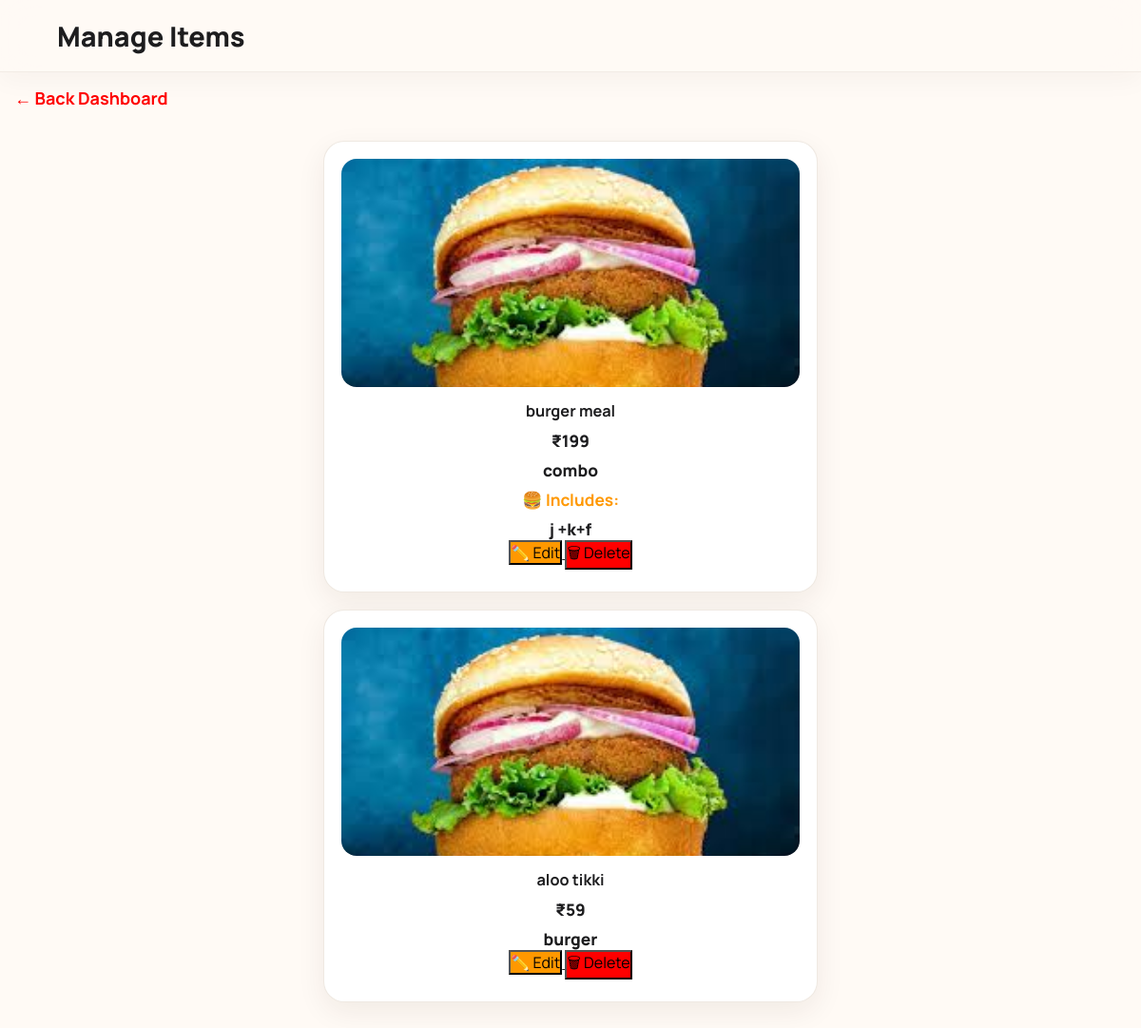
/manage-items (signed in), run on the app's committed database.
### tables this page shows
CREATE TABLE menu_items (

        id INTEGER PRIMARY KEY AUTOINCREMENT,

        name TEXT NOT NULL,

        price INTEGER NOT NULL,

        image TEXT NOT NULL,

        category TEXT NOT NULL
    , combo_contents TEXT);

### app.py (the view)
@app.route(
    '/manage-items'
)
def manage_items():
    if not session.get(
        'admin_logged_in'
    ):
        return redirect(
            url_for('admin')
        )
    items = get_all_items()
    return render_template(
        'manage_items.html',
        items=items
    )

### app.py (called while the page is built)
def get_all_items():
    conn = sqlite3.connect(
        "database/menu.db"
    )
    conn.row_factory = sqlite3.Row
    cursor = conn.cursor()
    cursor.execute(
        """
        SELECT *
        FROM menu_items
        ORDER BY id DESC
        """
    )
    items = cursor.fetchall()
    conn.close()
    return items

### templates/manage_items.html (shortened to what this page needs)
<!DOCTYPE html>
<html lang="en">
<head>
    <link rel="stylesheet"
          href="{{ url_for('static',
          filename='css/style.css') }}">
</head>
<body>
<header class="header">
    <h1>Manage Items</h1>
</header>
<div style="padding:15px;">
    <a href="/admin-dashboard"
       style="
       text-decoration:none;
       color:red;
       font-size:18px;
       font-weight:bold;">
       ← Back Dashboard
    </a>
</div>
<section>
{% for item in items %}
<div class="food-card">
    <img
    src="{{ url_for(
    'static',
    filename='uploads/' + item.image
    ) }}"
    alt="{{ item.name }}">
    <h3>
        {{ item.name }}
    </h3>
    <p>
        ₹{{ item.price }}
    </p>
    <p>
    {{ item.category }}
    </p>
    {% if item.combo_contents %}
    <p style="
    color:#ff9800;
    font-weight:bold;">
    🍔 Includes:
    </p>
    <p>
    {{ item.combo_contents }}
    </p>
    {% endif %}
    <a href="/edit-item/{{ item.id }}">
        <button
        style="
        background:#ff9800;
        margin-bottom:10px;">
            ✏️ Edit
        </button>
    </a>
    <a href="/delete-item/{{ item.id }}">
        <button
        style="
        background:red;">
            🗑 Delete
        </button>
    </a>
</div>
{% endfor %}
</section>
</body>
</html>

### static/css/style.css (style rules this page uses)
:root { --orange: #ff5a1f; --orange-dark: #e63f0b; --orange-light: #fff0e8; --gold: #ffb800; --ink: #1d1d1f; --muted: #6f6f75; --cream: #fffaf5; --white: #ffffff; --green: #149447; --line: #eee7df; --shadow-sm: 0 8px 24px rgba(50, 35, 25, 0.08); --shadow-md: 0 18px 45px rgba(50, 35, 25, 0.12); --shadow-orange: 0 14px 30px rgba(255, 90, 31, 0.25); --radius-sm: 14px; --radius-md: 22px; --radius-lg: 32px; }
* { margin: 0; padding: 0; box-sizing: border-box; }
html { scroll-behavior: smooth; }
body { min-height: 100vh; background: var(--cream); color: var(--ink); font-family: "Manrope", Arial, sans-serif; -webkit-font-smoothing: antialiased; }
a { color: inherit; }
img { display: block; max-width: 100%; }
button, input, textarea { font: inherit; }
button, a { -webkit-tap-highlight-color: transparent; }
.header { position: sticky; top: 0; z-index: 1000; display: flex; align-items: center; justify-content: space-between; min-height: 76px; padding: 14px clamp(18px, 5vw, 72px); background: rgba(255, 250, 245, 0.86); border-bottom: 1px solid rgba(238, 231, 223, 0.75); box-shadow: 0 8px 28px rgba(40, 25, 15, 0.04); backdrop-filter: blur(18px); -webkit-backdrop-filter: blur(18px); }
.header > h1 { font-size: clamp(1.35rem, 3vw, 1.8rem); font-weight: 800; }
.food-card { position: relative; overflow: hidden; background: var(--white); border: 1px solid rgba(238, 231, 223, 0.9); border-radius: var(--radius-md); box-shadow: 0 10px 30px rgba(55, 35, 20, 0.07); transition: transform 0.3s ease, box-shadow 0.3s ease, border-color 0.3s ease; }
.food-image img, .food-card > img { width: 100%; height: 100%; object-fit: cover; transition: transform 0.5s ease; }
.food-card h3 { min-height: 45px; font-size: 1.02rem; line-height: 1.4; }
.food-card .food-price, .food-card > p { margin-top: 8px; color: var(--ink); font-size: 1.08rem; font-weight: 800; }
body:not(.home-page):not(.menu-page) { padding-bottom: 40px; }
body:not(.home-page):not(.menu-page) .food-card { max-width: 520px; margin: 18px auto; padding: 18px; text-align: center; }
body:not(.home-page):not(.menu-page) .food-card > img { height: 240px; border-radius: 16px; }
body:not(.home-page):not(.menu-page) .food-card h3 { min-height: 0; margin-top: 14px; }

### data on the page
menu_items: image (picture), name "burger meal", price "199", category "combo", combo_contents "j +k+f"
menu_items: image (picture), name "aloo tikki", price "59", category "burger"
